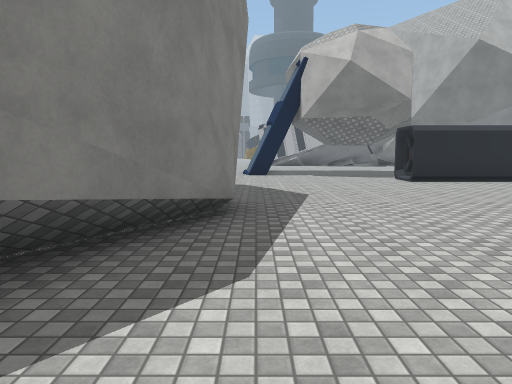
[1] (above)

22 first-person views from a walk through a 3-D level made in the Unity game engine. The camera is 1.5 m above the floor, tilts 6° down and sees 70° across. The floor is counted in squares, 2 m on a side. Each view is taken from the middle of a square. On the plan, view 1 faces up. The plan holds only what a view shows up to about 11 squares ahead; the rest is blank. The place goes on beyond the plan. The player character is not drawn. Some surface patterns are stand-ins.

[2]
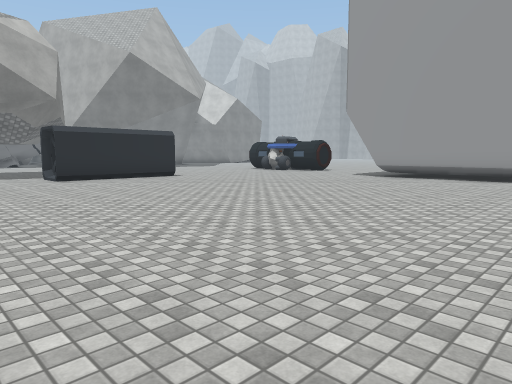

[3]
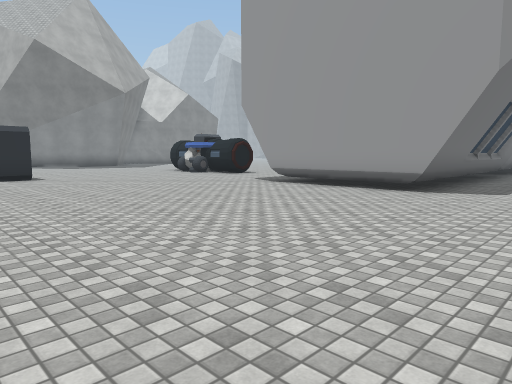

[4]
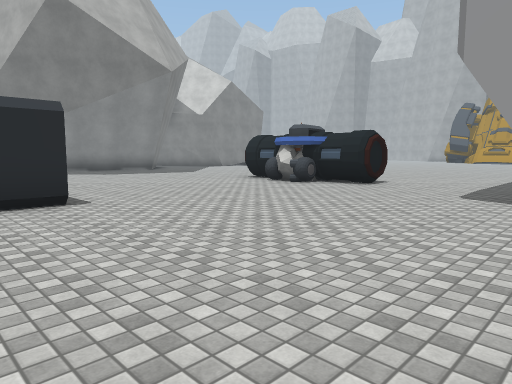

[5]
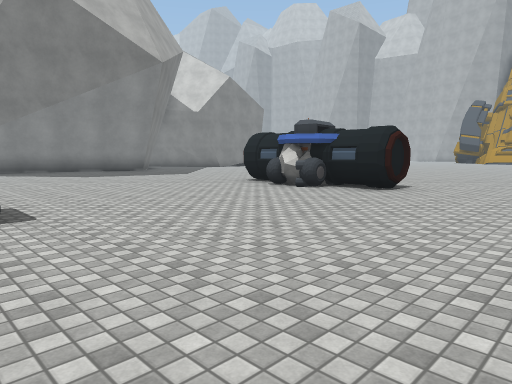

[6]
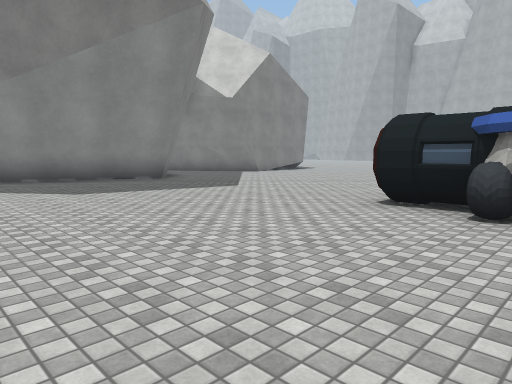

[7]
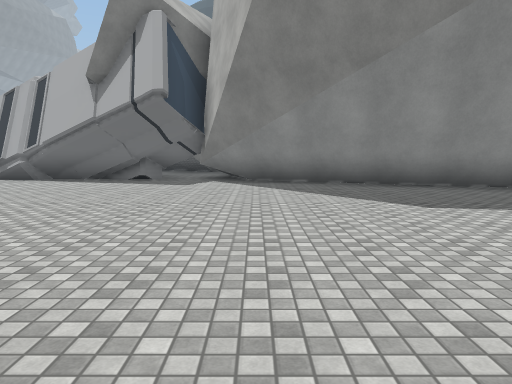

[8]
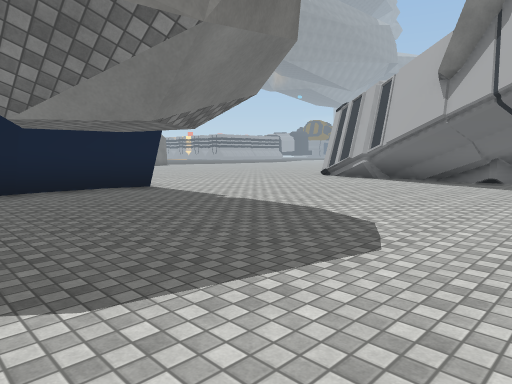

[9]
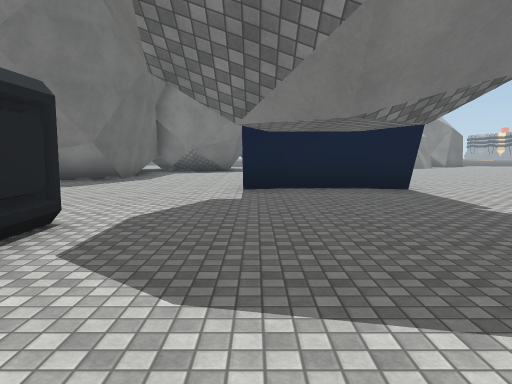

[10]
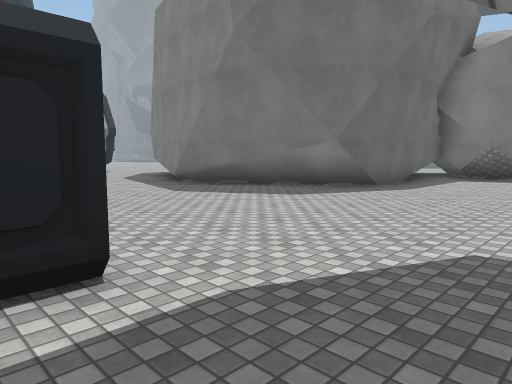

[11]
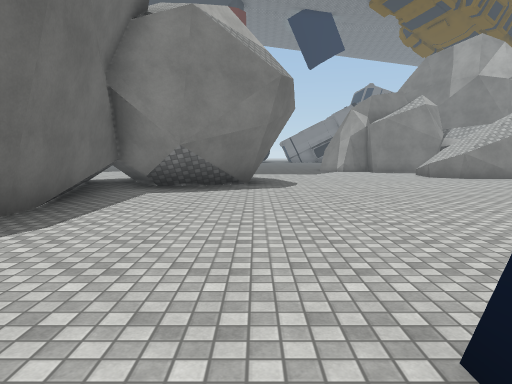

[12]
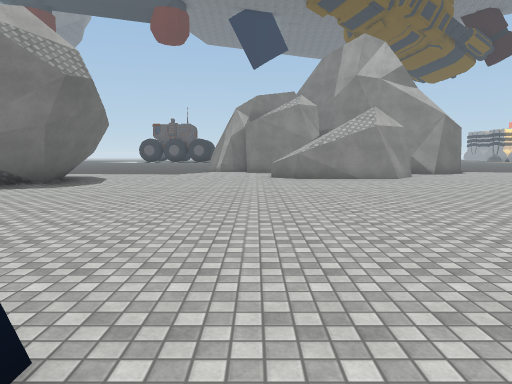

[13]
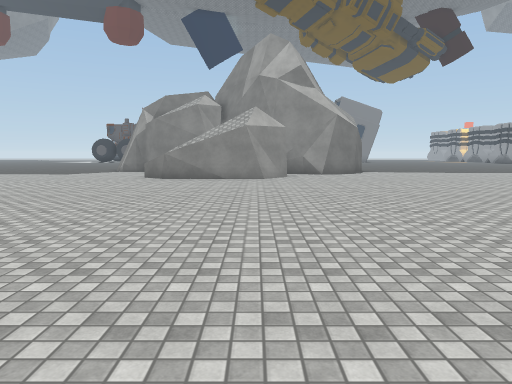

[14]
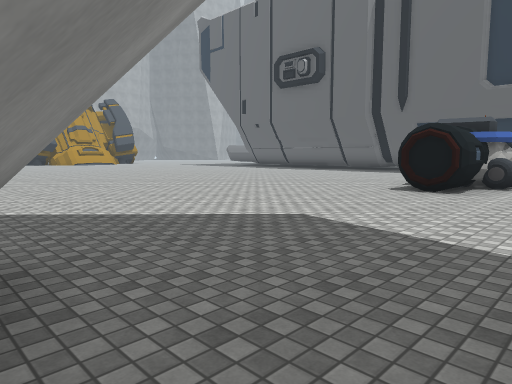

[15]
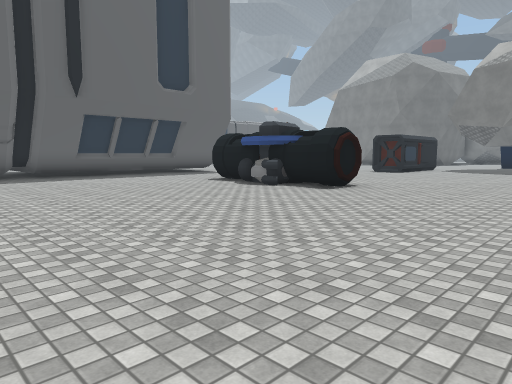

[16]
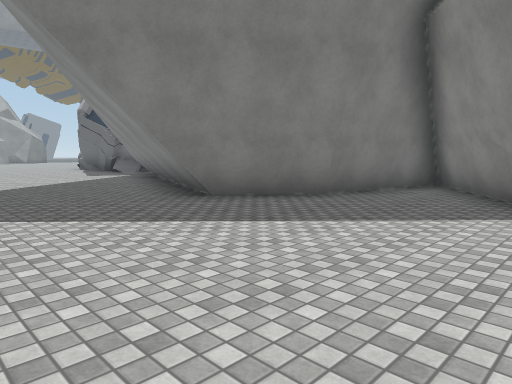

[17]
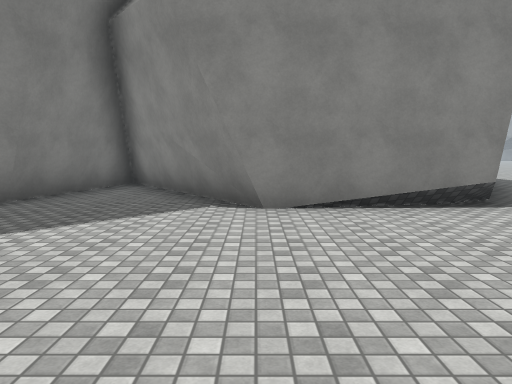

[18]
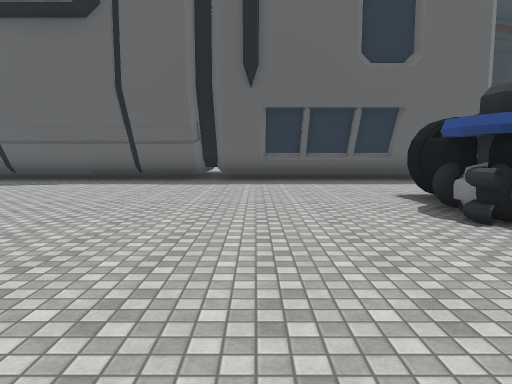

[19]
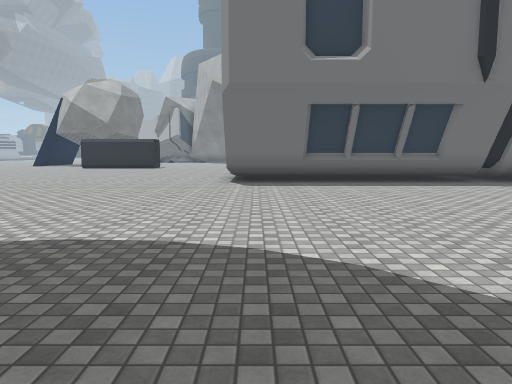

[20]
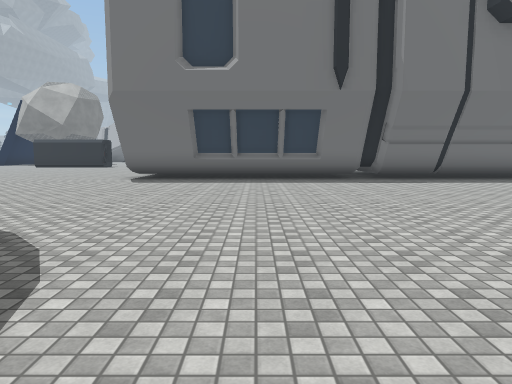

[21]
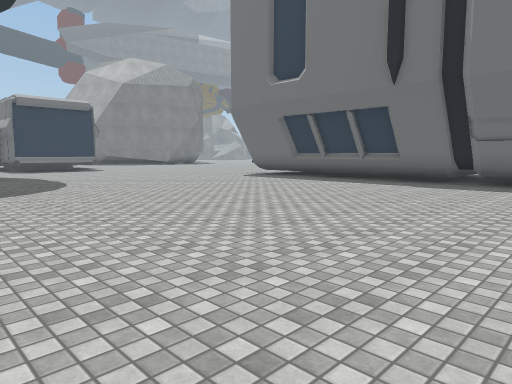

[22]
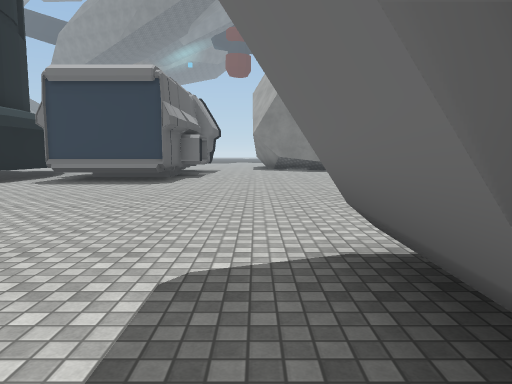

### Floor plan
Key: @ floor where view 1 was taken; # wall or solid block; . floor; ^ raised ledge; R rock; O other object.
Columns run from 10 left of view 1 to 22 right of it. Each row starts with its distance up from view 1.
 24 ........                  ###
 23 ..........  #######       #.##
 22 ........... .####.###     #..##
 21 #...................#######...###
 20 #......................###.......
 19 #................................
 18 ^................................
 17 .................................
 16 ..........#......................
 15 ..........#......................
 14 ..........#......................
 13 ..........#.....................
 12  ##.....................##......
 11   ##..........O#  O.....ROO.....
 10   ##..........O###O.....R .......
  9   #######...............##.......
  8  ##     #........................
  7         ##.......................
  6          #.......................
  5          #............###########
  4          #............#
  3         ##............#
  2         #.............#
  1          .............###########
  0           @......................
 -1            ......................
 -2               ...................
 -3               ##................
 -4                #................
 -5                #... ............
 -6               ....  .............
 -7               ^^     ............
 -8                       ...........
 -9                        . ... ....
-10                           .

Positions as (right, up) in squares from view 1, and headings:
1: (0, 0), facing up
2: (1, -1), facing up-right
3: (5, -2), facing up-right
4: (6, 4), facing up-right
5: (7, 5), facing up-right
6: (9, 10), facing up-right
7: (9, 12), facing up
8: (8, 12), facing up-left
9: (8, 13), facing left
10: (5, 13), facing down-left
11: (1, 12), facing left
12: (1, 17), facing left
13: (1, 21), facing left
14: (12, 20), facing down-right
15: (22, 17), facing down-left
16: (20, 16), facing up-left
17: (20, 16), facing up
18: (18, 15), facing down
19: (13, -9), facing up
20: (16, -10), facing up
21: (22, -9), facing up-left
22: (15, 0), facing left
